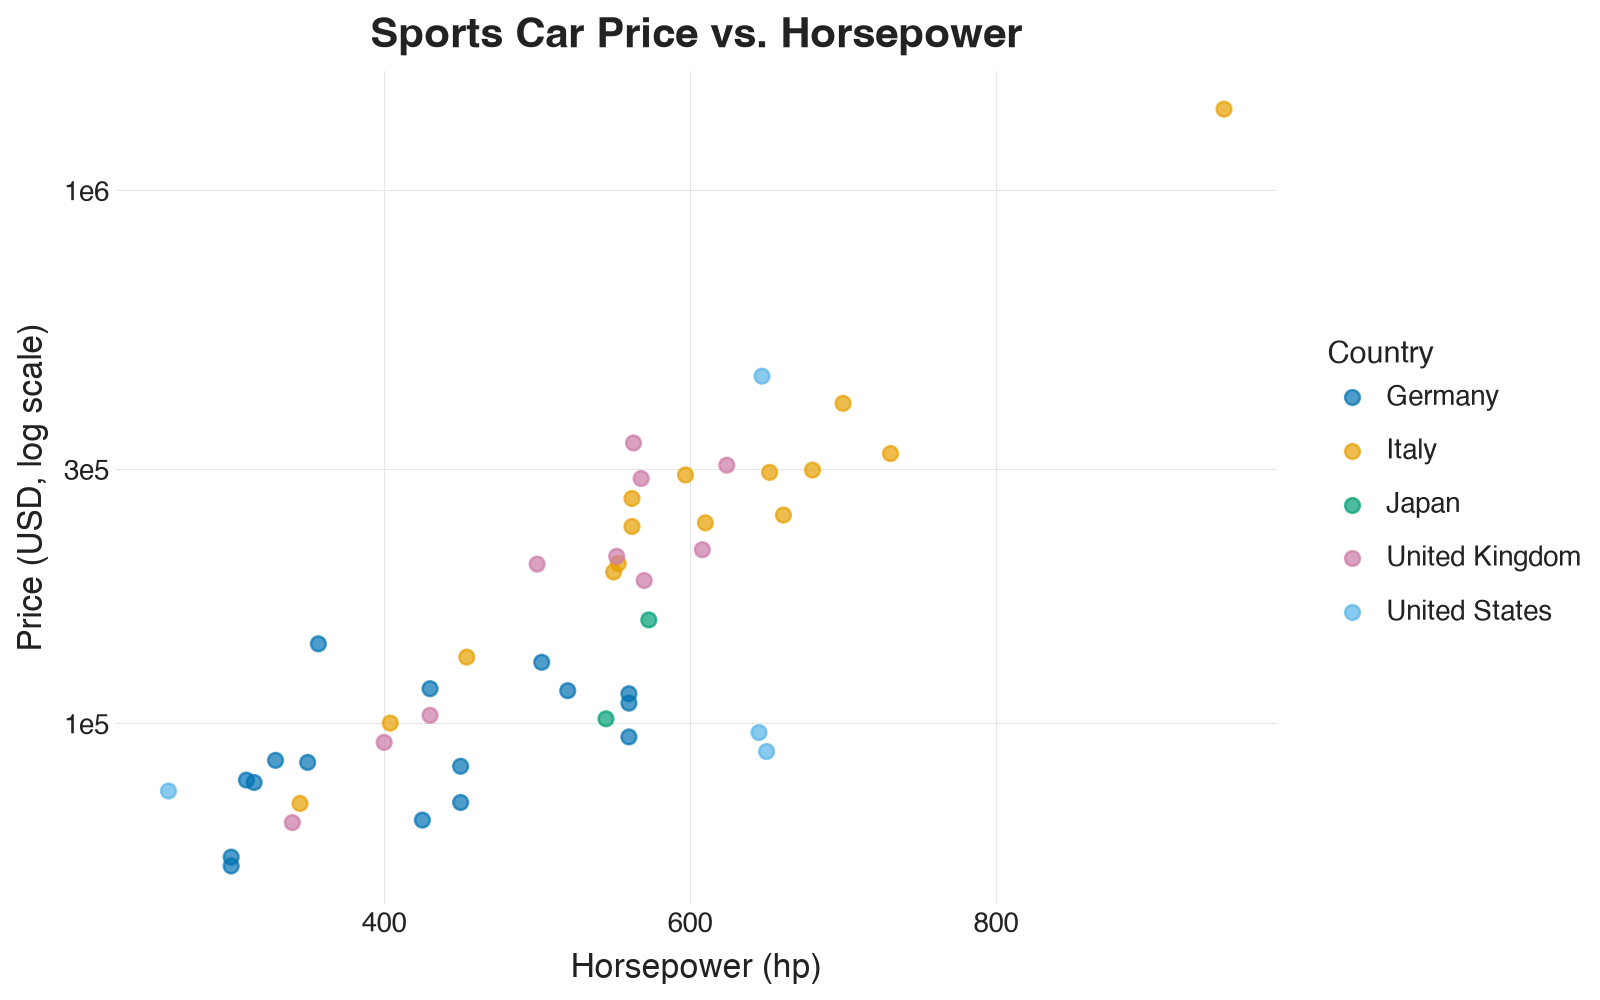

Generate this figure with Python:
import pandas as pd
from plotnine import (
    ggplot, aes, geom_point, labs, theme_minimal, theme,
    element_text, element_line, element_blank,
    scale_color_manual, scale_y_log10
)

# STEP 1: Load and clean data
df = pd.read_csv("gtcars.csv")

# Ensure numeric types
df["hp"] = pd.to_numeric(df["hp"], errors="coerce")
df["msrp"] = pd.to_numeric(df["msrp"], errors="coerce")

# Remove rows with missing hp or msrp
df = df.dropna(subset=["hp", "msrp"])

# STEP 2 & 3: Build the plot with geom_point and color encoding for country
# Okabe-Ito qualitative palette from big_color.md
OKABE_ITO = ["#0072B2", "#E69F00", "#009E73", "#CC79A7", "#56B4E9", "#D55E00", "#F0E442", "#000000"]

p = (
    ggplot(df, aes("hp", "msrp", color="ctry_origin"))
    # STEP 2: Scatter plot for relationship
    + geom_point(size=2.5, alpha=0.7)
    # STEP 3: Color by country (categorical)
    + scale_color_manual(values=OKABE_ITO, name="Country")
    # STEP 4: Log scale for price (user preference) + labels with units
    + scale_y_log10(name="Price (USD, log scale)")
    + labs(
        title="Sports Car Price vs. Horsepower",
        x="Horsepower (hp)",
        y="Price (USD, log scale)"
    )
    # STEP 5: Theme and styling
    + theme_minimal(base_size=12)
    + theme(
        figure_size=(8, 5),
        plot_title=element_text(size=15, weight="bold", color="#222222"),
        axis_title=element_text(size=12, color="#222222"),
        axis_text=element_text(size=10, color="#222222"),
        panel_grid_major=element_line(color="#E6E6E6", size=0.4),
        panel_grid_minor=element_blank(),
        legend_title=element_text(size=11, color="#222222"),
        legend_text=element_text(size=10, color="#222222"),
        legend_position="right"
    )
)

# STEP 6: Render and save
p.save("plot.png", width=8, height=5, dpi=200, verbose=False)
print("Plot saved to plot.png")
